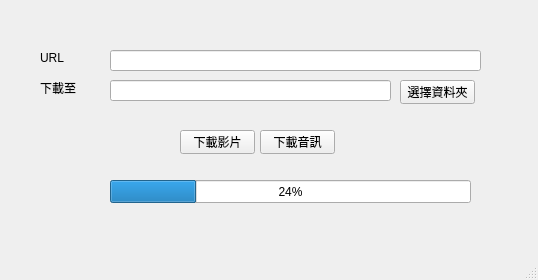
<?xml version="1.0" encoding="UTF-8"?>
<ui version="4.0">
 <class>MainWindow</class>
 <widget class="QMainWindow" name="MainWindow">
  <property name="geometry">
   <rect>
    <x>0</x>
    <y>0</y>
    <width>538</width>
    <height>280</height>
   </rect>
  </property>
  <property name="windowTitle">
   <string>MainWindow</string>
  </property>
  <property name="windowIcon">
   <iconset>
    <normaloff>C:/Users/arif1/Downloads/yt.png</normaloff>C:/Users/arif1/Downloads/yt.png</iconset>
  </property>
  <widget class="QWidget" name="centralwidget">
   <widget class="QLineEdit" name="lineEdit">
    <property name="geometry">
     <rect>
      <x>110</x>
      <y>50</y>
      <width>371</width>
      <height>21</height>
     </rect>
    </property>
    <property name="text">
     <string/>
    </property>
   </widget>
   <widget class="QPushButton" name="pushButton">
    <property name="geometry">
     <rect>
      <x>180</x>
      <y>130</y>
      <width>75</width>
      <height>24</height>
     </rect>
    </property>
    <property name="text">
     <string>下載影片</string>
    </property>
   </widget>
   <widget class="QPushButton" name="pushButton_2">
    <property name="geometry">
     <rect>
      <x>260</x>
      <y>130</y>
      <width>75</width>
      <height>24</height>
     </rect>
    </property>
    <property name="text">
     <string>下載音訊</string>
    </property>
   </widget>
   <widget class="QLabel" name="label">
    <property name="geometry">
     <rect>
      <x>40</x>
      <y>50</y>
      <width>53</width>
      <height>16</height>
     </rect>
    </property>
    <property name="text">
     <string>URL</string>
    </property>
   </widget>
   <widget class="QLabel" name="label_2">
    <property name="geometry">
     <rect>
      <x>40</x>
      <y>80</y>
      <width>53</width>
      <height>16</height>
     </rect>
    </property>
    <property name="text">
     <string>下載至</string>
    </property>
   </widget>
   <widget class="QLineEdit" name="lineEdit_2">
    <property name="geometry">
     <rect>
      <x>110</x>
      <y>80</y>
      <width>281</width>
      <height>21</height>
     </rect>
    </property>
    <property name="text">
     <string/>
    </property>
   </widget>
   <widget class="QPushButton" name="pushButton_3">
    <property name="geometry">
     <rect>
      <x>400</x>
      <y>80</y>
      <width>75</width>
      <height>24</height>
     </rect>
    </property>
    <property name="text">
     <string>選擇資料夾</string>
    </property>
   </widget>
   <widget class="QProgressBar" name="progressBar">
    <property name="geometry">
     <rect>
      <x>110</x>
      <y>180</y>
      <width>361</width>
      <height>23</height>
     </rect>
    </property>
    <property name="value">
     <number>24</number>
    </property>
   </widget>
  </widget>
  <widget class="QMenuBar" name="menubar">
   <property name="geometry">
    <rect>
     <x>0</x>
     <y>0</y>
     <width>538</width>
     <height>22</height>
    </rect>
   </property>
  </widget>
  <widget class="QStatusBar" name="statusbar"/>
 </widget>
 <resources/>
 <connections>
  <connection>
   <sender>pushButton</sender>
   <signal>clicked()</signal>
   <receiver>MainWindow</receiver>
   <slot>close()</slot>
   <hints>
    <hint type="sourcelabel">
     <x>242</x>
     <y>161</y>
    </hint>
    <hint type="destinationlabel">
     <x>242</x>
     <y>177</y>
    </hint>
   </hints>
  </connection>
 </connections>
</ui>
